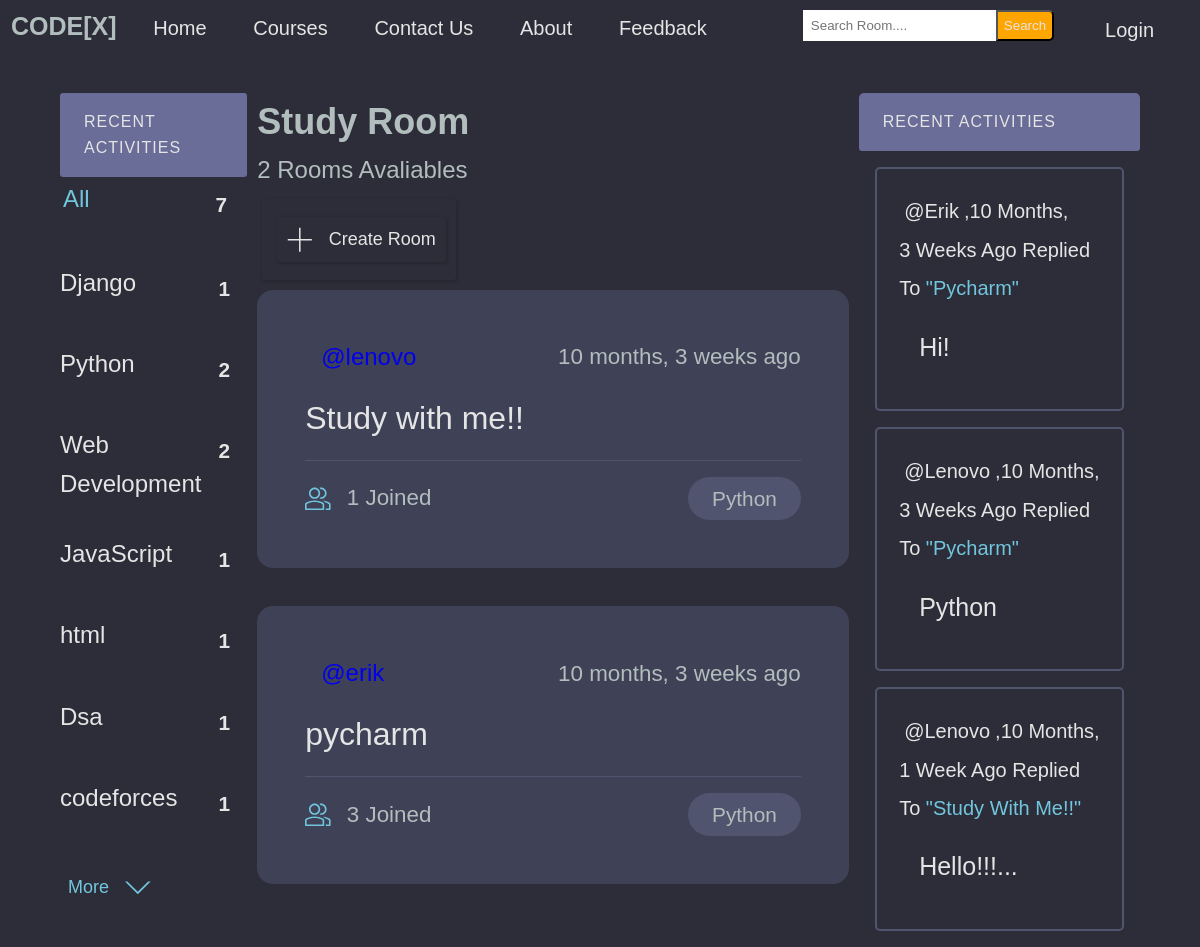
Page /?q=Python on the committed database.
### base/models.py (models this page shows, shortened)
class Topic(models.Model):
    name = models.CharField(max_length=200)

class Room(models.Model):
    host =  models.ForeignKey(User, on_delete=models.SET_NULL,null=True)
    topic = models.ForeignKey(Topic, on_delete=models.SET_NULL,null=True)
    name =  models.CharField(max_length= 200)
    description = models.TextField(null= True, blank= True)
    participants= models.ManyToManyField(User, related_name='participants', blank=True)
    updated= models.DateTimeField(auto_now= True)
    created= models.DateTimeField(auto_now_add=True)
    class Meta:
        ordering = ['-updated','-created']
    def __str__(self):
        return self.name

class Message(models.Model):
    user= models.ForeignKey(User, on_delete=models.CASCADE)
    room = models.ForeignKey(Room, on_delete=models.CASCADE)
    body = models.TextField()
    updated= models.DateTimeField(auto_now= True)
    created = models.DateTimeField(auto_now_add=True)
    def __str__(self):
        return self.body[0:50]

### base/views.py (the view)
# urls.py: path('',views.home, name="home"),
def home(request):
    q = request.GET.get('q') if request.GET.get('q') != None else ''
    rooms = Room.objects.filter(
        Q(topic__name__icontains=q) |
        Q(name__icontains=q) |
        Q(description__icontains=q))
    room_count= rooms.count()
    topics = Topic.objects.all()
    room_message = Message.objects.filter(Q(room__topic__name__icontains=q))
    context = {'rooms': rooms ,'topics': topics,'room_count': room_count,'room_message': room_message}
    return render(request, 'base/home.html',context )

### base/templates/base/home.html (shortened to what this page needs)
{% extends 'main.html' %}
{% block content %}
<div class="layout layout--3">
    <div class="home-container">
        <div>
            {% include 'base/topics_component.html' %}
        </div>
        <div class="roomlist">
            <h2>Study Room</h2>
            <p>{{room_count}} Rooms Avaliables</p>
            <div class="btn">
                <a class="btn btn--main" href="{% url 'create-room' %}">
                    <svg version="1.1" xmlns="http://www.w3.org/2000/svg" width="32" height="32" viewBox="0 0 32 32">
                    <title>add</title>
                    <path
                      d="M16.943 0.943h-1.885v14.115h-14.115v1.885h14.115v14.115h1.885v-14.115h14.115v-1.885h-14.115v-14.115z">
                    </path>
                </svg>Create Room</a>
            </div>
            <div>
                {% include 'base/feed_component.html' %}
            </div>
        </div>
        <div>
            {% include 'base/activity_component.html' %}
        </div>
    </div>
</div>
{% endblock content %}

### base/templates/base/topics_component.html (shortened to what this page needs)
<div class="topics-container">
    <div class="activities__header">
        <h2> Recent Activities </h2>
    </div>
    <ul class="topics__list">
        <li>
            <a href="{% url 'home' %}" class="active">All<span>{{topics.count}}</span></a>
        </li>
        {% for topic in topics %}
            <li>
                <a href="{% url 'home' %}?q={{topic.name}}">{{topic.name}}<span>{{topic.room_set.all.count}}</span></a>
            </li>
        {% endfor %}
    </ul>
    <a class="btn btn--link" href="{% url 'course' %}">More
        <svg version="1.1" xmlns="http://www.w3.org/2000/svg" width="32" height="32" viewBox="0 0 32 32">
            <title>chevron-down</title>
            <path d="M16 21l-13-13h-3l16 16 16-16h-3l-13 13z"></path>
        </svg>
    </a>
</div>

### base/templates/base/feed_component.html (shortened to what this page needs)
{% for room in rooms %}
<div class="roomListRoom">
    <div class="roomListRoom__header">
        <a href="{% url 'user-profile' room.host.id %}" class="roomListRoom__author">
            <span>@{{room.host.username}}</span>
        </a>
        <div class="roomListRoom__actions">
            <span>{{room.created|timesince}} ago</span>
        </div>
    </div>
    <div class="roomListRoom__content">
        <a href="{% url 'room' room.id %}">{{room.name}}</a>
    </div>
    <div class="roomListRoom__meta">
        <a href="{% url 'room' room.id %}" class="roomListRoom__joined">
            {{room.participants.all.count}} Joined
        </a>
        <p class="roomListRoom__topic">{{room.topic.name}}</p>
    </div>
</div>
{% endfor %}

### base/templates/base/activity_component.html (shortened to what this page needs)
<div class="activities">
    <div class="activities__header">
        <h2> Recent Activities </h2>
    </div>
    {% for message in room_message %}
        <div class="activities__box">
            <div>
                <small class="m_e_s"><a class="message-user" href="{% url 'user-profile' message.user.id %}">@{{ message.user }}</a>,{{message.created|timesince}} ago replied to </small>
                <small class="mess-room">"{{message.room}}"</small>
                <p class="user-message">{{message}}</p>
            </div>
        </div>
    {% endfor %}
</div>

### templates/main.html (style rules this page uses)
:root { --color-main: #71c6dd; --color-main-light: #e1f6fb; --color-dark: #3f4156; --color-dark-medium: #51546e; --color-dark-light: #696d97; --color-light: #e5e5e5; --color-gray: #8b8b8b; --color-light-gray: #b2bdbd; --color-bg: #2d2d39; --color-success: #5dd693; --color-error: #fc4b0b; }
* { padding: 0; margin: 0; text-decoration: none; list-style-type: none; box-sizing: border-box; font-family: 'Nunito', sans-serif }
body { color: var(--color-light-gray); background-color: var(--color-bg); line-height: 1.6; font-weight: 400; font-size: 1.5rem; min-height: 100vh; }

### base/templates/base/home.html (style rules this page uses)
:root { --color-main: #71c6dd; --color-main-light: #e1f6fb; --color-dark: #3f4156; --color-dark-medium: #51546e; --color-dark-light: #696d97; --color-light: #e5e5e5; --color-gray: #8b8b8b; --color-light-gray: #b2bdbd; --color-bg: #2d2d39; --color-success: #5dd693; --color-error: #fc4b0b; }
.layout { margin-top: 2.4rem; }
.layout--3 > .home-container > div:last-child { flex-basis: 25%; }
.home-container { display: grid; grid-template-columns: 1fr 3fr 1fr; padding: 0; flex-basis: 100%; width: 90%; margin: auto; }
.btn { background-color: transparent; border: none; display: inline-flex; align-items: center; gap: 1rem; cursor: pointer; transition: all ease-in-out 0.3s; border-radius: 3px; box-shadow: 1px 1px 3px 1px rgba(0, 0, 0, 0.15); padding:8px 10px; font-size: 18px; margin-top: 10px; margin-bottom: 10px; margin-left: 5px; }
.btn--main { color: var( --color-light); }
.btn > svg { fill: currentColor; width: 1.6rem; height: 1.6rem; }

### base/templates/base/topics_component.html (style rules this page uses)
:root { --color-main: #71c6dd; --color-main-light: #e1f6fb; --color-dark: #3f4156; --color-dark-medium: #51546e; --color-dark-light: #696d97; --color-light: #e5e5e5; --color-gray: #8b8b8b; --color-light-gray: #b2bdbd; --color-bg: #2d2d39; --color-success: #5dd693; --color-error: #fc4b0b; }
.topics-container { margin-right: 10px; }
.topics__list { list-style: none; }
.topics__list li a { display: flex; justify-content: space-between; margin-bottom: 2rem; font-weight: 500; color: var( --color-light); transition: all 0.3s ease-in-out; }
.topics__list li a.active, .topics__list li a:hover { color: var(--color-main); border-radius: 3px; padding: 3px 3px; }
.topics__list li a span { padding: 0.5rem 1rem; color: var( --color-light); border-radius: 3px; font-size: 1.3rem; font-weight: 700; letter-spacing: 1px; }
.btn { background-color: transparent; border: none; display: inline-flex; align-items: center; gap: 1rem; cursor: pointer; transition: all ease-in-out 0.3s; border-radius: 3px; box-shadow: 1px 1px 3px 1px rgba(0, 0, 0, 0.15); padding:8px 10px; font-size: 18px; margin-top: 10px; margin-bottom: 10px; margin-left: 5px; }
.btn--link { border-radius: 3px; padding: 3px; color: var(--color-main); box-shadow: none; }
.activities__header h2 { background-color: var(--color-dark-light); text-transform: uppercase; font-weight: 500; padding: 1rem 1.5rem; color: var(--color-light); letter-spacing: 1px; font-size: 1rem; border-radius: 3px; }

### base/templates/base/feed_component.html (style rules this page uses)
:root { --color-main: #71c6dd; --color-main-light: #e1f6fb; --color-dark: #3f4156; --color-dark-medium: #51546e; --color-dark-light: #696d97; --color-light: #e5e5e5; --color-gray: #8b8b8b; --color-light-gray: #b2bdbd; --color-bg: #2d2d39; --color-success: #5dd693; --color-error: #fc4b0b; }
.roomListRoom__actions { display: flex; align-items: flex-start; gap: 1rem; position: relative; }
.roomListRoom__actions span { font-size: 1.4rem; font-weight: 500; }
.roomListRoom__content { margin: 1rem 0; }
.roomListRoom__content a { font-size: 2rem; font-weight: 500; margin-bottom: 1.5rem; color: var(--color-light); transition: all 0.3s ease-in-out; }
.roomListRoom__meta { border-top: 1px solid var(--color-dark-medium); padding-top: 1rem; display: flex; align-items: center; justify-content: space-between; }
.roomListRoom__joined { color: var(--color-light-gray); display: flex; align-items: center; gap: 1rem; font-size: 1.4rem; font-weight: 500; }
.roomListRoom__joined svg { fill: var(--color-main); width: 1.6rem; height: 1.6rem; }
.roomListRoom__topic { padding: 5px 1.5rem; background-color: var(--color-dark-medium); border-radius: 5rem; font-weight: 500; font-size: 1.3rem; }
.roomListRoom__header { display: flex; justify-content: space-between; align-items: center; }
.roomListRoom { margin-bottom: 2.4rem; background-color: var(--color-dark); border-radius: 1rem; padding: 3rem; }
.roomListRoom__author { font-weight: 500; display: flex; align-items: center; gap: 1rem; }

### rows in the picture
Topic: name "Django", room_set.all.count "1"
Topic: name "Python", room_set.all.count "2"
Topic: name "Web Development", room_set.all.count "2"
Topic: name "JavaScript", room_set.all.count "1"
Topic: name "html", room_set.all.count "1"
Topic: name "Dsa", room_set.all.count "1"
Topic: name "codeforces", room_set.all.count "1"
Room: host.username "lenovo", created "10 months, 3 weeks", name "Study with me!!", participants.all.count "1", topic.name "Python"
Room: host.username "erik", created "10 months, 3 weeks", name "pycharm", participants.all.count "3", topic.name "Python"
Message: user "Erik", created "10 Months, 3 Weeks", room "Pycharm", body "Hi!"
Message: user "Lenovo", created "10 Months, 3 Weeks", room "Pycharm", body "Python"
Message: user "Lenovo", created "10 Months, 1 Week", room "Study With Me!!", body "Hello!!!..."

### other values in the picture
{{ topics.count }} "7"
{{ room_count }} "2"
